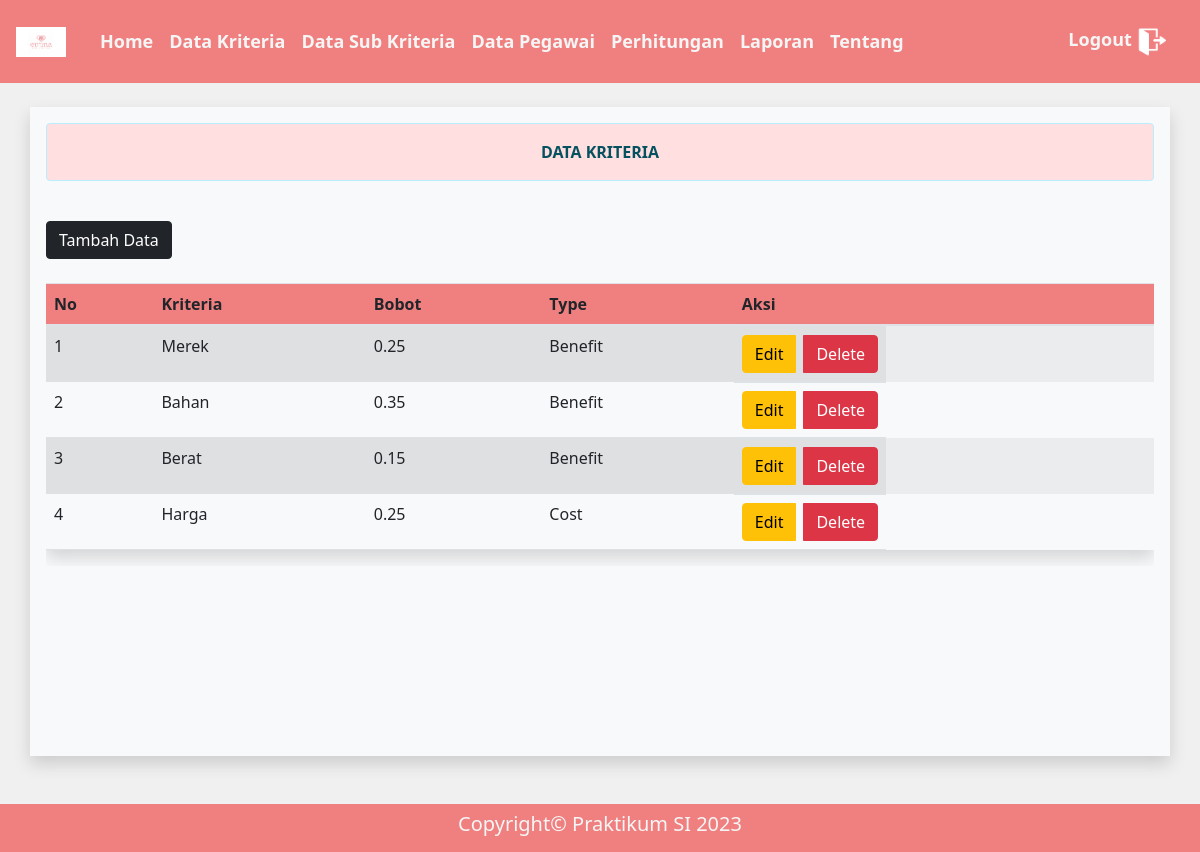
The app's page /admin/data_kriteria.php (signed in) with its own data.
### tables this page shows
CREATE TABLE `kriteria` (
  `id_kriteria` int(11) NOT NULL,
  `kriteria` varchar(80) NOT NULL,
  `bobot` varchar(25) NOT NULL,
  `type` varchar(25) NOT NULL
);

### functions.php (called while the page is built, shortened)
<?php
$con = mysqli_connect("localhost:3080", "root", "", "moora");
function tampilkriteria($query)
{
	global $con;
	$data = mysqli_query($con, $query);
	$rows = [];
	while ($row = mysqli_fetch_assoc($data)) {
		$rows[] = $row;
	}
	return $rows;
}

### admin/data_kriteria.php (the view, shortened to what this page needs)
<?php
require '../functions.php';
$data_kriteria = tampilkriteria("SELECT * FROM kriteria");
?>
<!doctype html>
<html lang="en">
<head>
  <link rel="stylesheet" type="text/css" href="../bootstrap/css/bootstrap.min.css">
  <link href="https://cdn.jsdelivr.net/npm/bootstrap@5.1.1/dist/css/bootstrap.min.css" rel="stylesheet">
</head>
<body bgcolor="f0f0f0">
<form method="post" action="perhitungan.php">
    <nav class="navbar navbar-expand-lg navbar-dark custom-bg">
      <a class="navbar-brand" href="#"><image src="../image/emina/logo.png" width="50"></a>
      <div class="collapse navbar-collapse" id="navbarNavAltMarkup">
        <div class="navbar-nav" style="margin: 10px;">
          <a class="nav-link active" href="index.php">
            <font size="4"><b>Home</b> </font><span class="sr-only">(current)</span>
          </a>
          <a class="nav-link" href="data_kriteria.php">
            <font size="4"><b>Data Kriteria</b></font>
          </a>
          <a class="nav-link" href="data_subkriteria.php">
            <font size="4"><b>Data Sub Kriteria</b></font>
          </a>
          <a class="nav-link" href="data_pegawai.php">
            <font size="4"><b>Data Pegawai</b></font>
          </a>
          <a class="nav-link" href="#">
            <font size="4"><b>Perhitungan</b></font>
          </a>
          <a class="nav-link" href="laporan.php">
            <font size="4"><b>Laporan</b></font>
          </a>
          <a class="nav-link" href="tentang.php">
            <font size="4"><b>Tentang</b></font>
          </a>
        </div>
        <div class="navbar-nav ms-auto" style="margin: 10px;">
          <a class="log nav-link m-auto" href="../logout.php">
            <font size="4"><b>Logout</b></font>
            <img src="../img/logout.png" width="30">
          </a>
        </div>
      </div>
    </nav>
  </form>
  <br>
  <div class="container bg-light shadow p-3 mb-5">
   <div class="alert alert-info">
      <center><b>DATA KRITERIA</b></center>
    </div>
  <br>
  <a href="tambah_data_kriteria.php" class="btn btn-dark">Tambah Data</a>
  <br><br>
    <div class="table-responsive p-0">
      <table class="table table-striped shadow">
      <thead class="custom-table-header">
        <tr>
          <th>No</th>
          <th>Kriteria</th>
          <th>Bobot</th>
          <th>Type</th>
          <th>Aksi</th>
        </tr>
  </thead>
        <?php $i = 1; ?>
        <?php foreach ($data_kriteria as $data) { ?>
          <tr>
            <td><?= $i++; ?></td>
            <td><?= $data['kriteria']; ?></td>
            <td><?= $data['bobot']; ?></td>
            <td><?= $data['type']; ?></td>
            <td class="btn-group">
            <a href="edit_kriteria.php?id_kriteria=<?= $data['id_kriteria']; ?>" class="btn btn-warning mr-2">Edit</a>
            <a href="hapus_data_kriteria.php?id_kriteria=<?= $data['id_kriteria']; ?>" class="btn btn-danger">Delete</a>
            </td>
          </tr>
        <?php } ?>
      </table>
    </div>
  </div>
  <div class="col-md-12 custom-bg">
    <div class="copyright">
    <h5>Copyright&copy; Praktikum SI 2023</h5>
    </div>
  </div>
</body>
</html>

### admin/data_kriteria.php (style rules this page uses)
body { background-color: #f0f0f0; }
.container { min-height: calc(100vh - 211px - -60px); }
.col-md-12 { padding: 8px; }
.copyright { text-align: center; color: whitesmoke; }
a font { color: whitesmoke; }
.custom-bg { background-color: #f08080; }
.alert.alert-info { background-color: #FFDFDF; }
.custom-table-header tr { background-color: #f08080; }

### records on screen
kriteria: kriteria "Merek", bobot "0.25", type "Benefit"
kriteria: kriteria "Bahan", bobot "0.35", type "Benefit"
kriteria: kriteria "Berat", bobot "0.15", type "Benefit"
kriteria: kriteria "Harga", bobot "0.25", type "Cost"
